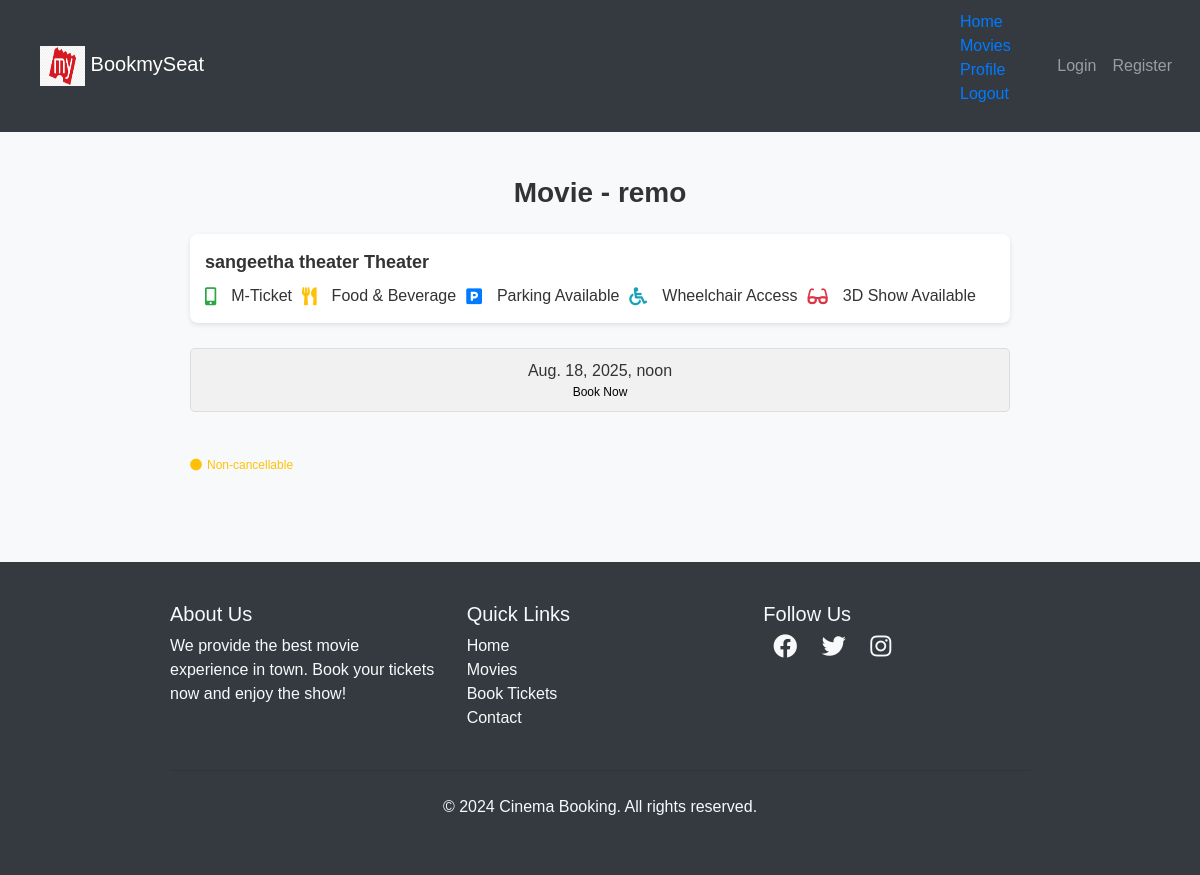
Page /movies/1/theaters/ on the committed database.
### movies/models.py (models this page shows, shortened)
class Movie(models.Model):
    name= models.CharField(max_length=255)
    image= models.ImageField(upload_to="movies/")
    rating = models.DecimalField(max_digits=3,decimal_places=1)
    cast= models.TextField()
    description= models.TextField(blank=True,null=True) # optional

class Theater(models.Model):
    name = models.CharField(max_length=255)
    movie = models.ForeignKey(Movie, on_delete=models.CASCADE)
    time = models.DateTimeField()

### movies/views.py (the view)
# urls.py: path('<int:movie_id>/theaters/', views.theater_list, name='theater_list'),
def theater_list(request,movie_id):
    movie = get_object_or_404(Movie,id=movie_id)
    theater=Theater.objects.filter(movie=movie)
    return render(request,'movies/theater_list.html',{'movie': movie,'theaters': theater})

### templates/movies/theater_list.html (shortened to what this page needs)
{% extends "users/basic.html" %}
{% block content %}
  <body>
    <div class="container">
      <div class="movie-title">Movie - {{ movie.name }}</div>
      {% if theaters %}
        {% for theater in theaters %}
        <div class="theatre-info">
          <div>
            <strong>{{ theater.name }} Theater</strong>
            <div class="info-icons mt-2">
              <i class="fas fa-mobile-alt text-success"></i> M-Ticket
              <i class="fas fa-utensils text-warning ms-3"></i> Food & Beverage
              <i class="fas fa-parking text-primary ms-3"></i> Parking Available
              <i class="fas fa-wheelchair text-info ms-3"></i> Wheelchair Access
              <i class="fas fa-glasses text-danger ms-3"></i> 3D Show Available
            </div>
          </div>
        </div>
        <div class="show-times">
          <div class="time-box">
            {{ theater.time }}
            <a href="{% url 'book_seats' theater.id %}">
              <span>Book Now</span>
            </a>
          </div>
        </div>
        {% endfor %}
      {% else %}
        <div class="no-theaters mt-4">
          <p>Sorry, no theaters are available for this movie at the moment.</p>
        </div>
      {% endif %}
      <div class="non-cancellable mt-4">
        <i class="fas fa-circle text-warning"></i> Non-cancellable
      </div>
    </div>
  </body>
{% endblock %}

### templates/users/basic.html (style rules this page uses)
body { font-family: Arial, sans-serif; }

### templates/movies/theater_list.html (style rules this page uses)
body { font-family: Arial, sans-serif; background-color: #f8f9fa; color: #333; margin: 0; padding: 0; }
.container { padding: 20px; max-width: 900px; margin: 0 auto; }
.movie-title { font-size: 28px; font-weight: bold; text-align: center; margin-bottom: 20px; }
.theatre-info { display: flex; justify-content: space-between; align-items: center; padding: 15px; background-color: #fff; border-radius: 8px; box-shadow: 0 2px 5px rgba(0, 0, 0, 0.1); margin-bottom: 15px; flex-wrap: wrap; }
.theatre-info strong { font-size: 18px; flex: 1; }
.info-icons { display: flex; flex-wrap: wrap; align-items: center; justify-content: flex-start; gap: 10px; margin-top: 10px; flex: 2; }
.info-icons i { margin-right: 5px; font-size: 18px; }
.show-times { display: flex; justify-content: space-between; padding: 10px 0; flex-wrap: wrap; }
.time-box { border: 1px solid #ddd; border-radius: 5px; padding: 10px 20px; text-align: center; background-color: #f1f1f1; margin-bottom: 10px; flex: 1; min-width: 100px; transition: transform 0.3s ease, background-color 0.3s ease; }
.time-box span { display: block; font-size: 12px; color: black; }
.non-cancellable { color: #ffc107; font-size: 12px; margin-top: 20px; display: flex; align-items: center; }
.non-cancellable i { margin-right: 5px; }

### rows in the picture
Movie: name "remo"
Theater: name "sangeetha theater", time "Aug. 18, 2025, noon"
